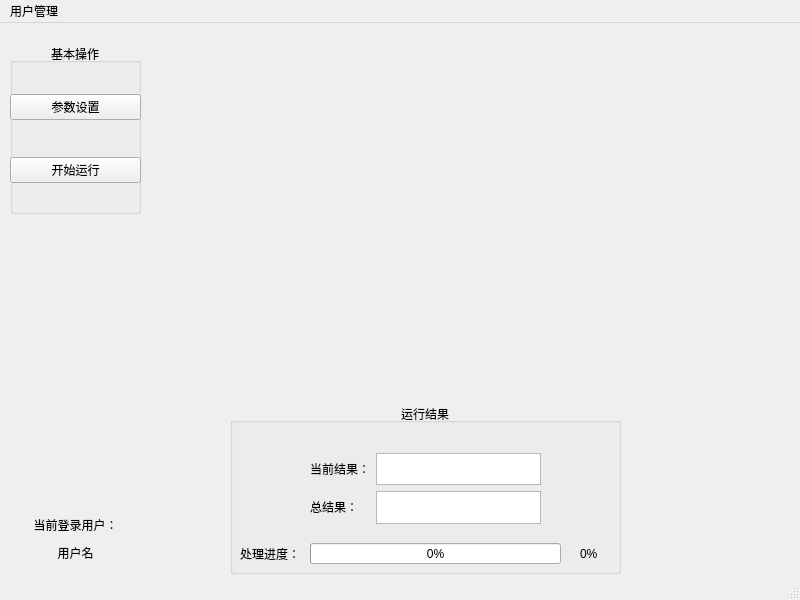
<?xml version="1.0" encoding="UTF-8"?>
<ui version="4.0">
 <class>MainWindow</class>
 <widget class="QMainWindow" name="MainWindow">
  <property name="geometry">
   <rect>
    <x>0</x>
    <y>0</y>
    <width>800</width>
    <height>600</height>
   </rect>
  </property>
  <property name="windowTitle">
   <string>MainWindow</string>
  </property>
  <widget class="QWidget" name="centralwidget">
   <widget class="QGroupBox" name="groupBox">
    <property name="geometry">
     <rect>
      <x>10</x>
      <y>20</y>
      <width>131</width>
      <height>171</height>
     </rect>
    </property>
    <property name="title">
     <string>基本操作</string>
    </property>
    <property name="alignment">
     <set>Qt::AlignCenter</set>
    </property>
    <widget class="QWidget" name="verticalLayoutWidget">
     <property name="geometry">
      <rect>
       <x>0</x>
       <y>20</y>
       <width>131</width>
       <height>151</height>
      </rect>
     </property>
     <layout class="QVBoxLayout" name="verticalLayout">
      <item>
       <widget class="QPushButton" name="pushButton_2">
        <property name="text">
         <string>参数设置</string>
        </property>
       </widget>
      </item>
      <item>
       <widget class="QPushButton" name="pushButton">
        <property name="text">
         <string>开始运行</string>
        </property>
       </widget>
      </item>
     </layout>
    </widget>
   </widget>
   <widget class="QGroupBox" name="groupBox_2">
    <property name="geometry">
     <rect>
      <x>230</x>
      <y>380</y>
      <width>391</width>
      <height>171</height>
     </rect>
    </property>
    <property name="title">
     <string>运行结果</string>
    </property>
    <property name="alignment">
     <set>Qt::AlignCenter</set>
    </property>
    <widget class="QWidget" name="formLayoutWidget">
     <property name="geometry">
      <rect>
       <x>80</x>
       <y>50</y>
       <width>231</width>
       <height>71</height>
      </rect>
     </property>
     <layout class="QFormLayout" name="formLayout">
      <item row="0" column="0">
       <widget class="QLabel" name="label_3">
        <property name="text">
         <string>当前结果：</string>
        </property>
       </widget>
      </item>
      <item row="0" column="1">
       <widget class="QTextBrowser" name="textBrowserCurrentResult">
        <property name="verticalScrollBarPolicy">
         <enum>Qt::ScrollBarAlwaysOff</enum>
        </property>
        <property name="horizontalScrollBarPolicy">
         <enum>Qt::ScrollBarAlwaysOff</enum>
        </property>
        <property name="acceptRichText">
         <bool>true</bool>
        </property>
       </widget>
      </item>
      <item row="1" column="0">
       <widget class="QLabel" name="label_4">
        <property name="text">
         <string>总结果：</string>
        </property>
       </widget>
      </item>
      <item row="1" column="1">
       <widget class="QTextBrowser" name="textBrowserTotalResult">
        <property name="verticalScrollBarPolicy">
         <enum>Qt::ScrollBarAlwaysOff</enum>
        </property>
        <property name="horizontalScrollBarPolicy">
         <enum>Qt::ScrollBarAlwaysOff</enum>
        </property>
       </widget>
      </item>
     </layout>
    </widget>
    <widget class="QLabel" name="label_progress">
     <property name="geometry">
      <rect>
       <x>350</x>
       <y>140</y>
       <width>41</width>
       <height>21</height>
      </rect>
     </property>
     <property name="text">
      <string>0%</string>
     </property>
    </widget>
    <widget class="QProgressBar" name="progressBar">
     <property name="geometry">
      <rect>
       <x>80</x>
       <y>140</y>
       <width>251</width>
       <height>21</height>
      </rect>
     </property>
     <property name="value">
      <number>0</number>
     </property>
     <property name="textVisible">
      <bool>true</bool>
     </property>
     <property name="invertedAppearance">
      <bool>false</bool>
     </property>
    </widget>
    <widget class="QLabel" name="label_2">
     <property name="geometry">
      <rect>
       <x>10</x>
       <y>140</y>
       <width>60</width>
       <height>21</height>
      </rect>
     </property>
     <property name="text">
      <string>处理进度：</string>
     </property>
    </widget>
   </widget>
   <widget class="QWidget" name="verticalLayoutWidget_2">
    <property name="geometry">
     <rect>
      <x>10</x>
      <y>490</y>
      <width>131</width>
      <height>51</height>
     </rect>
    </property>
    <layout class="QVBoxLayout" name="verticalLayout_2">
     <item>
      <widget class="QLabel" name="label">
       <property name="text">
        <string>当前登录用户：</string>
       </property>
       <property name="alignment">
        <set>Qt::AlignCenter</set>
       </property>
      </widget>
     </item>
     <item>
      <widget class="QLabel" name="label_current_user">
       <property name="text">
        <string>用户名</string>
       </property>
       <property name="alignment">
        <set>Qt::AlignCenter</set>
       </property>
      </widget>
     </item>
    </layout>
   </widget>
  </widget>
  <widget class="QMenuBar" name="menubar">
   <property name="geometry">
    <rect>
     <x>0</x>
     <y>0</y>
     <width>800</width>
     <height>24</height>
    </rect>
   </property>
   <widget class="QMenu" name="menu">
    <property name="title">
     <string>用户管理</string>
    </property>
    <addaction name="actionAddUser"/>
    <addaction name="actionUpdatePassword"/>
   </widget>
   <addaction name="menu"/>
  </widget>
  <widget class="QStatusBar" name="statusbar"/>
  <action name="actionAddUser">
   <property name="text">
    <string>添加用户</string>
   </property>
  </action>
  <action name="actionUpdatePassword">
   <property name="text">
    <string>修改密码</string>
   </property>
  </action>
 </widget>
 <resources/>
 <connections/>
</ui>
